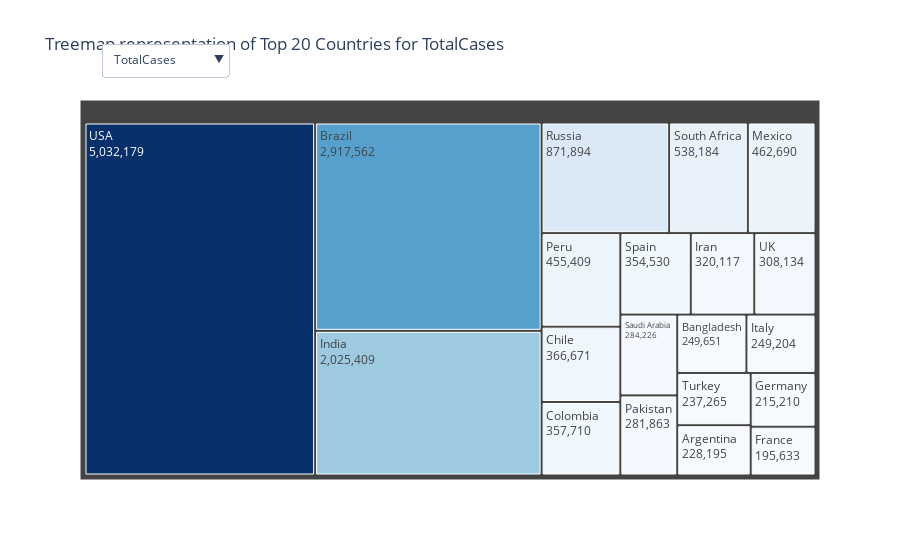

The cell this chart's notebook holds for it:
### Code cell
columns = ['TotalCases', 'TotalDeaths', 'TotalRecovered', 'ActiveCases']
colormap = {
    'TotalCases': 'Blues',
    'TotalDeaths': 'Reds',
    'TotalRecovered': 'Greens',
    'ActiveCases': 'Oranges'
}

fig = go.Figure()

for i, col in enumerate(columns):
    top_20 = worldometer_data.nlargest(20, col)
    
    fig.add_trace(go.Treemap(
        labels=top_20['Country/Region'],
        parents=[""] * len(top_20),
        values=top_20[col],
        textinfo="label+value",
        marker=dict(colorscale=colormap[col]),
        visible=True if i == 0 else False  # Show only the first dataset initially
    ))

dropdown_buttons = [
    dict(
        label=col,
        method="update",
        args=[{"visible": [col == c for c in columns]},
              {"title.text": f"Treemap representation of Top 20 Countries for {col}"}]
    ) for col in columns
]

fig.update_layout(
    title="Treemap representation of Top 20 Countries for TotalCases",
    updatemenus=[dict(
        buttons=dropdown_buttons,
        direction="down",
        showactive=True,
        x=0.2,
        y=1.15
    )]
)

fig.show()

### Figure 1 — Plotly figure (JSON) as saved in the notebook; plotly's stock layout.template omitted (floating-point values rounded to 4 significant figures)
{"data": [{"labels": ["USA", "Brazil", "India", "Russia", "South Africa", "Mexico", "Peru", "Chile", "Colombia", "Spain", "Iran", "UK", "Saudi Arabia", "Pakistan", "Bangladesh", "Italy", "Turkey", "Argentina", "Germany", "France"], "marker": {"colorscale": [[0, "rgb(247,251,255)"], [0.125, "rgb(222,235,247)"], [0.25, "rgb(198,219,239)"], [0.375, "rgb(158,202,225)"], [0.5, "rgb(107,174,214)"], [0.625, "rgb(66,146,198)"], [0.75, "rgb(33,113,181)"], [0.875, "rgb(8,81,156)"], [1, "rgb(8,48,107)"]]}, "parents": ["", "", "", "", "", "", "", "", "", "", "", "", "", "", "", "", "", "", "", ""], "textinfo": "label+value", "type": "treemap", "values": [5032179, 2917562, 2025409, 871894, 538184, 462690, 455409, 366671, 357710, 354530, 320117, 308134, 284226, 281863, 249651, 249204, 237265, 228195, 215210, 195633], "visible": true}, {"labels": ["USA", "Brazil", "Mexico", "UK", "India", "Italy", "France", "Spain", "Peru", "Iran", "Russia", "Colombia", "Chile", "Belgium", "South Africa", "Germany", "Canada", "Netherlands", "Pakistan", "Ecuador"], "marker": {"colorscale": [[0, "rgb(255,245,240)"], [0.125, "rgb(254,224,210)"], [0.25, "rgb(252,187,161)"], [0.375, "rgb(252,146,114)"], [0.5, "rgb(251,106,74)"], [0.625, "rgb(239,59,44)"], [0.75, "rgb(203,24,29)"], [0.875, "rgb(165,15,21)"], [1, "rgb(103,0,13)"]]}, "parents": ["", "", "", "", "", "", "", "", "", "", "", "", "", "", "", "", "", "", "", ""], "textinfo": "label+value", "type": "treemap", "values": [162804, 98644, 50517, 46413, 41638, 35187, 30312, 28500, 20424, 17976, 14606, 11939, 9889, 9859, 9604, 9252, 8966, 6153, 6035, 5877], "visible": false}, {"labels": ["USA", "Brazil", "India", "Russia", "South Africa", "Chile", "Peru", "Mexico", "Iran", "Pakistan", "Saudi Arabia", "Turkey", "Italy", "Germany", "Colombia", "Bangladesh", "Qatar", "Canada", "Iraq", "Argentina"], "marker": {"colorscale": [[0, "rgb(247,252,245)"], [0.125, "rgb(229,245,224)"], [0.25, "rgb(199,233,192)"], [0.375, "rgb(161,217,155)"], [0.5, "rgb(116,196,118)"], [0.625, "rgb(65,171,93)"], [0.75, "rgb(35,139,69)"], [0.875, "rgb(0,109,44)"], [1, "rgb(0,68,27)"]]}, "parents": ["", "", "", "", "", "", "", "", "", "", "", "", "", "", "", "", "", "", "", ""], "textinfo": "label+value", "type": "treemap", "values": [2576668, 2047660, 1377384, 676357, 387316, 340168, 310337, 308848, 277463, 256058, 247089, 220546, 201323, 196200, 192355, 143824, 108831, 103106, 101025, 99852], "visible": false}, {"labels": ["USA", "Brazil", "India", "Russia", "Colombia", "South Africa", "Peru", "Argentina", "Mexico", "Bangladesh", "France", "Bolivia", "Philippines", "Belgium", "Egypt", "Indonesia", "Honduras", "Dominican Republic", "Iraq", "Saudi Arabia"], "marker": {"colorscale": [[0, "rgb(255,245,235)"], [0.125, "rgb(254,230,206)"], [0.25, "rgb(253,208,162)"], [0.375, "rgb(253,174,107)"], [0.5, "rgb(253,141,60)"], [0.625, "rgb(241,105,19)"], [0.75, "rgb(217,72,1)"], [0.875, "rgb(166,54,3)"], [1, "rgb(127,39,4)"]]}, "parents": ["", "", "", "", "", "", "", "", "", "", "", "", "", "", "", "", "", "", "", ""], "textinfo": "label+value", "type": "treemap", "values": [2292707, 771258, 606387, 180931, 153416, 141264, 124648, 124092, 103325, 102521, 82861, 55585, 50473, 43638, 41157, 37587, 37559, 34751, 34417, 34082], "visible": false}], "layout": {"autosize": true, "title": {"text": "Treemap representation of Top 20 Countries for TotalCases"}, "updatemenus": [{"buttons": [{"args": [{"visible": [true, false, false, false]}, {"title.text": "Treemap representation of Top 20 Countries for TotalCases"}], "label": "TotalCases", "method": "update"}, {"args": [{"visible": [false, true, false, false]}, {"title.text": "Treemap representation of Top 20 Countries for TotalDeaths"}], "label": "TotalDeaths", "method": "update"}, {"args": [{"visible": [false, false, true, false]}, {"title.text": "Treemap representation of Top 20 Countries for TotalRecovered"}], "label": "TotalRecovered", "method": "update"}, {"args": [{"visible": [false, false, false, true]}, {"title.text": "Treemap representation of Top 20 Countries for ActiveCases"}], "label": "ActiveCases", "method": "update"}], "direction": "down", "showactive": true, "x": 0.2, "y": 1.15}]}}
